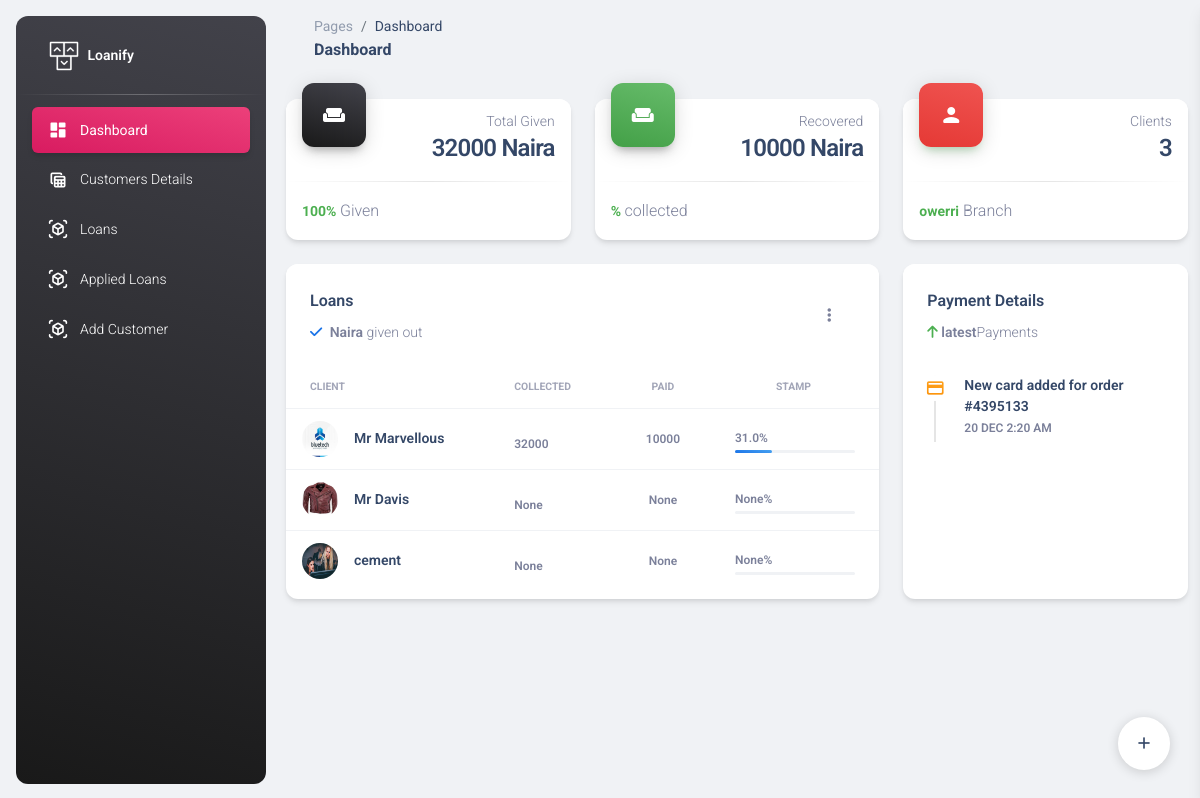
Screenshot of /manager/dashboard (signed in) with the database file from the repository.
### administration/models.py (models this page shows, shortened)
class Branch(models.Model):
    name=models.CharField(max_length=100)
    state=models.ForeignKey(State,on_delete=models.CASCADE)
    manager=models.OneToOneField(Manager,on_delete=models.CASCADE,null=True)
    def __str__(self):
        return self.name

class Customers(models.Model):
    name=models.CharField(max_length=100)
    branch=models.ForeignKey(Branch,on_delete=models.PROTECT,null=True,default=None)
    gender=models.CharField(max_length=100, null=True)
    occupation=models.CharField(max_length=100, null=True)
    state=models.CharField(max_length=100, null=True)
    passport=models.ImageField()
    business_name=models.CharField(max_length=100)
    bussiness_address=models.CharField(max_length=100)
    age=models.IntegerField()
    phone_number=models.IntegerField(null=True)
    home_address=models.CharField(max_length=100)
    card_number=models.IntegerField()
    guarantors_name=models.CharField(max_length=100)
    guarantors_phone=models.IntegerField()
    guarantors_address=models.CharField(max_length=100)
    goccupation=models.CharField(max_length=100,null=True)
    gstate=models.CharField(max_length=100,null=True)

### managers/views.py (the view)
# urls.py: path("dashboard",dashboard,name="manager-dashboard"),
def dashboard(request):
    user = User.objects.get(username=request.user.username)
    manager = Manager.objects.get(name=user.id)
    branch = Branch.objects.get(manager=manager.id)
    total_loans = Loan.objects.filter(loanee__branch=branch).aggregate(total_loans=Sum('amount_collected'))['total_loans'] or 0
    total_paid = Loan.objects.filter(loanee__branch=branch).aggregate(total_paid=Sum('amount_paid'))['total_paid'] or 0
    total_customers = Customers.objects.filter(branch=branch).count()
    customers = Customers.objects.filter(branch=branch.id).annotate(
        total_collected=Sum('loan__amount_collected'),
        total_paid=Sum('loan__amount_paid'),
        loan_status=F('loan__status'),
        latest_due_date=F('loan__due_date'),
        ppaid=ExpressionWrapper(
            100 * F('total_paid') / F('total_collected'),
            output_field=FloatField()
        )
    )
    context = {
        'manager': manager,
        'customers': customers,
        'branch': branch,
        'total_loans': total_loans,
        'total_paid': total_paid,
        'total_customers': total_customers,
    }
    return render(request, "managers/dashboard.html", context)

### managers/templates/managers/dashboard.html (shortened to what this page needs)
<!DOCTYPE html>
<html lang="en">
  {% load static %}
<head>
  <link href="{% static 'administration/assets/css/nucleo-icons.css'%}" rel="stylesheet" />
  <link href="{% static 'administration/assets/css/nucleo-svg.css'%}" rel="stylesheet" />
  <link id="pagestyle" href="{% static 'administration/assets/css/material-dashboard.css'%}" rel="stylesheet" />
</head>
<body class="g-sidenav-show  bg-gray-200">
  <aside class="sidenav navbar navbar-vertical navbar-expand-xs border-0 border-radius-xl my-3 fixed-start ms-3   bg-gradient-dark" id="sidenav-main">
    <div class="sidenav-header">
      <a class="navbar-brand m-0" href=" https://demos.creative-tim.com/material-dashboard/pages/dashboard " target="_blank">
        <img src="{% static 'administration/assets/img/logo-ct.png'%}" class="navbar-brand-img h-100" alt="main_logo">
        <span class="ms-1 font-weight-bold text-white">Loanify</span>
      </a>
    </div>
    <hr class="horizontal light mt-0 mb-2">
    <div class="collapse navbar-collapse  w-auto " id="sidenav-collapse-main">
      <ul class="navbar-nav">
        <li class="nav-item">
          <a class="nav-link text-white active bg-gradient-primary " href="{% url 'manager-dashboard'%}">
            <div class="text-white text-center me-2 d-flex align-items-center justify-content-center">
              <i class="material-icons opacity-10">dashboard</i>
            </div>
            <span class="nav-link-text ms-1">Dashboard</span>
          </a>
        </li>
        <li class="nav-item">
          <a class="nav-link text-white " href="{% url 'branchcustomers'%}">
            <div class="text-white text-center me-2 d-flex align-items-center justify-content-center">
              <i class="material-icons opacity-10">table_view</i>
            </div>
            <span class="nav-link-text ms-1">Customers Details</span>
          </a>
        </li>
        <li class="nav-item">
          <a class="nav-link text-white " href="{% url 'branchloans'%}">
            <div class="text-white text-center me-2 d-flex align-items-center justify-content-center">
              <i class="material-icons opacity-10">view_in_ar</i>
            </div>
            <span class="nav-link-text ms-1">Loans</span>
          </a>
        </li>
        <li class="nav-item">
            <a class="nav-link text-white" href="{% url 'branchapplied'%}">
              <div class="text-white text-center me-2 d-flex align-items-center justify-content-center">
                <i class="material-icons opacity-10">view_in_ar</i>
              </div>
              <span class="nav-link-text ms-1">Applied Loans</span>
            </a>
          </li>
          <li class="nav-item">
            <a class="nav-link text-white  " href="{% url 'add_customer'%}">
              <div class="text-white text-center me-2 d-flex align-items-center justify-content-center">
                <i class="material-icons opacity-10">view_in_ar</i>
              </div>
              <span class="nav-link-text ms-1">Add Customer</span>
            </a>
          </li>
      </ul>
    </div>
  </aside>
  <main class="main-content position-relative max-height-vh-100 h-100 border-radius-lg ">
    <nav class="navbar navbar-main navbar-expand-lg px-0 mx-4 shadow-none border-radius-xl" id="navbarBlur" data-scroll="true">
      <div class="container-fluid py-1 px-3">
        <nav aria-label="breadcrumb">
          <ol class="breadcrumb bg-transparent mb-0 pb-0 pt-1 px-0 me-sm-6 me-5">
            <li class="breadcrumb-item text-sm"><a class="opacity-5 text-dark" href="javascript:;">Pages</a></li>
            <li class="breadcrumb-item text-sm text-dark active" aria-current="page">Dashboard</li>
          </ol>
          <h6 class="font-weight-bolder mb-0">Dashboard</h6>
        </nav>
      </div>
    </nav>
    <div class="container-fluid py-4">
      <div class="row">
        <div class="col-xl-4 col-sm-6 mb-xl-0 mb-4">
          <div class="card">
            <div class="card-header p-3 pt-2">
              <div class="icon icon-lg icon-shape bg-gradient-dark shadow-dark text-center border-radius-xl mt-n4 position-absolute">
                <i class="material-icons opacity-10">weekend</i>
              </div>
              <div class="text-end pt-1">
                <p class="text-sm mb-0 text-capitalize">Total Given</p>
                <h4 class="mb-0">{{total_loans}} Naira</h4>
              </div>
            </div>
            <hr class="dark horizontal my-0">
            <div class="card-footer p-3">
              <p class="mb-0"><span class="text-success text-sm font-weight-bolder">100% </span>Given</p>
            </div>
          </div>
        </div>
        <div class="col-xl-4 col-sm-6 mb-xl-0 mb-4">
          <div class="card">
            <div class="card-header p-3 pt-2">
              <div class="icon icon-lg icon-shape bg-gradient-success shadow-dark text-center border-radius-xl mt-n4 position-absolute">
                <i class="material-icons opacity-10">weekend</i>
              </div>
              <div class="text-end pt-1">
                <p class="text-sm mb-0 text-capitalize">Recovered</p>
                <h4 class="mb-0">{{total_paid}} Naira</h4>
              </div>
            </div>
            <hr class="dark horizontal my-0">
            <div class="card-footer p-3">
              <p class="mb-0"><span class="text-success text-sm font-weight-bolder">{{collected}}% </span>collected</p>
            </div>
          </div>
        </div>
        <div class="col-xl-4 col-sm-6 mb-xl-0 mb-4">
          <div class="card">
            <div class="card-header p-3 pt-2">
              <div class="icon icon-lg icon-shape bg-gradient-danger shadow-success text-center border-radius-xl mt-n4 position-absolute">
                <i class="material-icons opacity-10">person</i>
              </div>
              <div class="text-end pt-1">
                <p class="text-sm mb-0 text-capitalize">Clients</p>
                <h4 class="mb-0">{{total_customers}}</h4>
              </div>
            </div>
            <hr class="dark horizontal my-0">
            <div class="card-footer p-3">
              <p class="mb-0"><span class="text-success text-sm font-weight-bolder">{{branch}}</span> Branch</p>
            </div>
          </div>
        </div>
      </div>
      <div class="row mb-4">
        <div class="col-lg-8 col-md-6 mb-md-0 mb-4">
          <div class="card">
            <div class="card-header pb-0">
              <div class="row">
                <div class="col-lg-6 col-7">
                  <h6>Loans</h6>
                  <p class="text-sm mb-0">
                    <i class="fa fa-check text-info" aria-hidden="true"></i>
                    <span class="font-weight-bold ms-1">{{total}} Naira</span> given out
                  </p>
                </div>
                <div class="col-lg-6 col-5 my-auto text-end">
                  <div class="dropdown float-lg-end pe-4">
                    <a class="cursor-pointer" id="dropdownTable" data-bs-toggle="dropdown" aria-expanded="false">
                      <i class="fa fa-ellipsis-v text-secondary"></i>
                    </a>
                  </div>
                </div>
              </div>
            </div>
            <div class="card-body px-0 pb-2">
              <div class="table-responsive">
                <table class="table align-items-center mb-0">
                  <thead>
                    <tr>
                      <th class="text-uppercase text-secondary text-xxs font-weight-bolder opacity-7">Client</th>
                      <th class="text-uppercase text-secondary text-xxs font-weight-bolder opacity-7 ps-2">Collected</th>
                      <th class="text-center text-uppercase text-secondary text-xxs font-weight-bolder opacity-7">Paid</th>
                      <th class="text-center text-uppercase text-secondary text-xxs font-weight-bolder opacity-7">Stamp</th>
                    </tr>
                  </thead>
                  <tbody>
                    <tr>
                      {% for customer in customers %}
                      <td>
                        <div class="d-flex px-2 py-1">
                          <div>
                            <img src="{{customer.passport.url}}" class="avatar avatar-sm me-3" alt="xd">
                          </div>
                          <div class="d-flex flex-column justify-content-center">
                            <h6 class="mb-0 text-sm">{{customer.name}}</h6>
                          </div>
                        </div>
                      </td>
                      <td>
                        <div class="avatar-group mt-2">
                          <span class="text-xs font-weight-bold"> {{customer.total_collected}} </span>
                        </div>
                      </td>
                      <td class="align-middle text-center text-sm">
                        <span class="text-xs font-weight-bold">{{customer.total_paid}} </span>
                      </td>
                      <td class="align-middle">
                        <div class="progress-wrapper w-75 mx-auto">
                          <div class="progress-info">
                            <div class="progress-percentage">
                              <span class="text-xs font-weight-bold">{{customer.ppaid}}%</span>
                            </div>
                          </div>
                          <div class="progress">
                            <div class="progress-bar bg-gradient-info" style="width: {{ customer.ppaid }}%;" role="progressbar" aria-valuenow="{{ loan.ppaid }}" aria-valuemin="0" aria-valuemax="100"></div>
                          </div>
                        </div>
                      </td>
                    </tr>
                    {% endfor %}
                  </tbody>
                </table>
              </div>
            </div>
          </div>
        </div>
        <div class="col-lg-4 col-md-6">
          <div class="card h-100">
            <div class="card-header pb-0">
              <h6>Payment Details</h6>
              <p class="text-sm">
                <i class="fa fa-arrow-up text-success" aria-hidden="true"></i>
                <span class="font-weight-bold">latest</span>Payments
              </p>
            </div>
            <div class="card-body p-3">
              <div class="timeline timeline-one-side">
                <div class="timeline-block mb-3">
                  <span class="timeline-step">
                    <i class="material-icons text-warning text-gradient">credit_card</i>
                  </span>
                  <div class="timeline-content">
                    <h6 class="text-dark text-sm font-weight-bold mb-0">New card added for order #4395133</h6>
                    <p class="text-secondary font-weight-bold text-xs mt-1 mb-0">20 DEC 2:20 AM</p>
                  </div>
                </div>
              </div>
            </div>
          </div>
        </div>
      </div>
    </div>
  </main>
  <div class="fixed-plugin">
    <a class="fixed-plugin-button text-dark position-fixed px-3 py-2">
      <i class="material-icons py-2">add</i>
    </a>
  </div>
</body>
</html>

### administration/static/administration/assets/css/nucleo-svg.css (style rules this page uses)
.icon { display: inline-block; color: #111111; height: 1em; width: 1em; }
.icon-lg { height: 1.6em; width: 1.6em; }
.icon { fill: currentColor; stroke: none; }

### rows the page displays
Branch: name "owerri"
Customers: passport (picture), name "Mr Marvellous", total_collected "32000", total_paid "10000", ppaid "31.0"
Customers: passport (picture), name "Mr Davis", total_collected "None", total_paid "None", ppaid "None"
Customers: passport (picture), name "cement", total_collected "None", total_paid "None", ppaid "None"

### other values shown
{{ total_loans }} "32000"
{{ total_paid }} "10000"
{{ total_customers }} "3"
